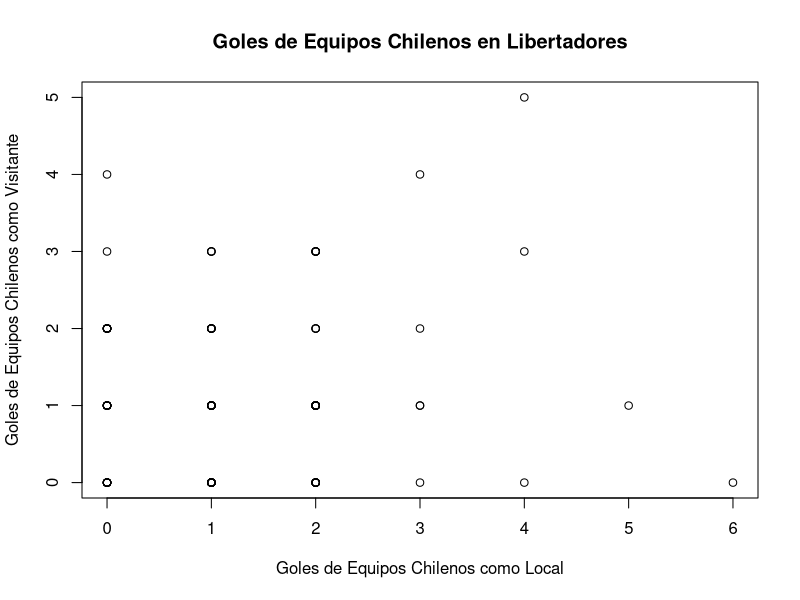
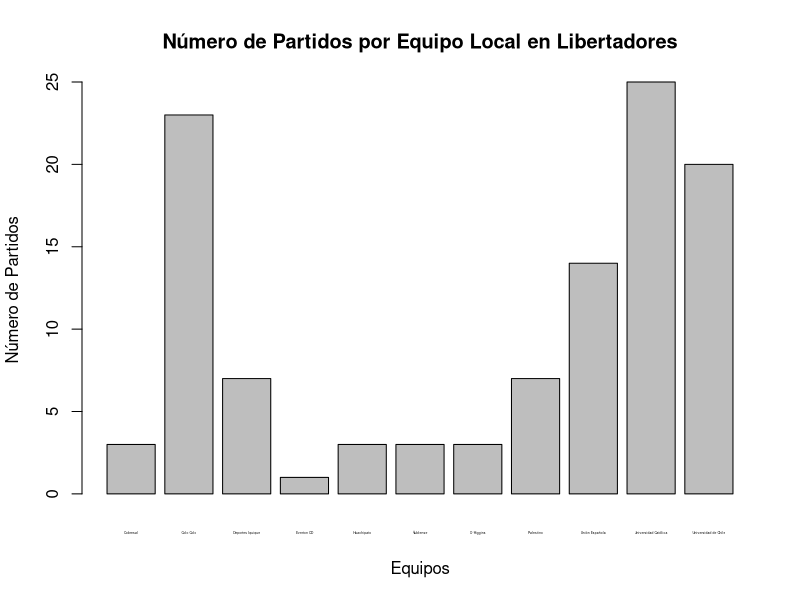
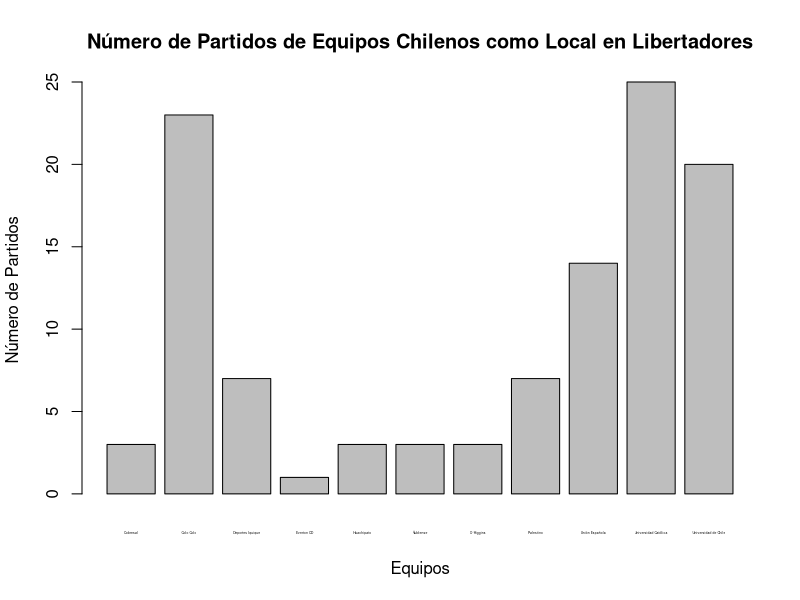
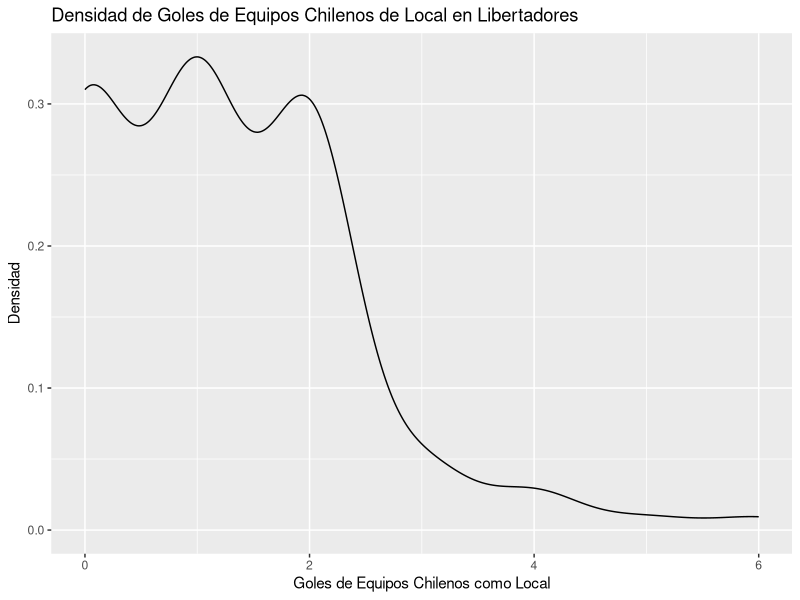

Write the R code that produced these figures, in order.
# a. Importar el archivo CSV
data <- read.csv("libertadores-results-ds.csv")

# b. Aplicar funciones para analizar el archivo
# Número de filas
num_filas <- nrow(data)

# Número de columnas
num_columnas <- ncol(data)

# Primeras filas
head_data <- head(data, n = 6)

# Últimas filas
tail_data <- tail(data, n = 6)

# Visualización de la estructura del dataframe
str_data <- str(data)

# Resumen estadístico del dataframe
summary_data <- summary(data)

# c. Acceder a valores mediante posición índice numérico
primer_valor <- data[1, 1]

# d. Acceder a valores mediante nombre de columna
primer_gol_local <- data$Home.Score[1]

# e. Retornar un vector por columna mediante signo ($)
vector_goles_locales <- data$Home.Score

# f. Retornar un vector por columna y especificando una fila mediante signo ($) e índice
gol_local_segunda_fila <- data$Home.Score[2]

# g. Retornar filas específicas con todas las columnas
filas_especificas <- data[c(1, 3, 5), ]

# h. Realizar Operaciones Aritméticas en DataFrame (Añadir una nueva columna)
data$Total_Goles <- data$Home.Score + data$AwayScore

# i. Realizar una Eliminación de Columnas añadidas mediante NULL
data$Total_Goles <- NULL

# j. Realizar Filtrado de valores de un dataframe añadiendo operador lógico
equipos_chilenos <- c("Colo Colo", "Ñublense", "Universidad de Chile", "Universidad Católica", "Unión Española", "Everton CD", "Palestino", "Cobresal", "Deportes Iquique", "Huachipato", "O'Higgins")
data_chilenos <- data[data$Home.Club %in% equipos_chilenos, ]
partidos_con_mas_de_3_goles <- data_chilenos[data_chilenos$Home.Score + data_chilenos$AwayScore > 3, ]

# k. Filtrar registros por más de un argumento mediante operador lógico
partidos_interesantes <- data_chilenos[data_chilenos$Home.Score > 2 & data_chilenos$AwayScore > 2, ]

# l. Filtrar registros mediante valor String (Character)
equipos_de_Chile <- data_chilenos[data_chilenos$Home.Club %in% equipos_chilenos, ]

# m. Realizar 3 gráficos donde se definen los datos más relevantes
# Gráfico de Dispersión
plot(data_chilenos$Home.Score, data_chilenos$AwayScore, main = "Goles de Equipos Chilenos en Libertadores", xlab = "Goles de Equipos Chilenos como Local", ylab = "Goles de Equipos Chilenos como Visitante")

# Gráfico de Barras
barplot(table(data_chilenos$Home.Club), main = "Número de Partidos por Equipo Local en Libertadores", xlab = "Equipos", ylab = "Número de Partidos", cex.names = 0.2)

# Gráfico de Barras con filtro para equipos chilenos
barplot(table(equipos_de_Chile$Home.Club), main = "Número de Partidos de Equipos Chilenos como Local en Libertadores", xlab = "Equipos", ylab = "Número de Partidos", cex.names = 0.2)

# o. Generar gráfico por densidad
library(ggplot2)

# Generar gráfico por densidad
density_plot <- ggplot(data_chilenos, aes(x = Home.Score)) +
  geom_density() +
  labs(title = "Densidad de Goles de Equipos Chilenos de Local en Libertadores",
       x = "Goles de Equipos Chilenos como Local",
       y = "Densidad")  # Cambia "density" por "Densidad" aquí
print(density_plot)

